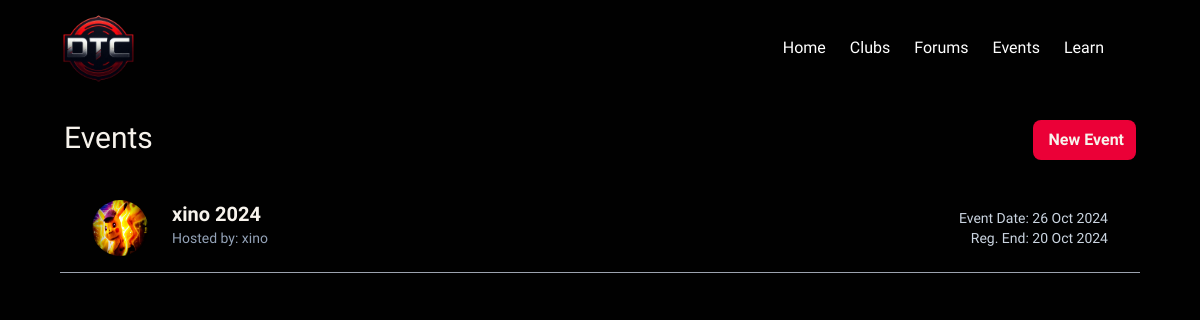
The page /events (signed in) on the database its author committed.
### Tool/models.py (models this page shows, shortened)
class Event(db.Model):
    __tablename__ = 'event'  # Table name
    id = db.Column(db.Integer, primary_key=True)
    name = db.Column(db.String(100), nullable=False)
    host_id = db.Column(db.Integer, db.ForeignKey('club.id'), nullable=False)
    host = db.relationship('Club', back_populates='host_events')
    registration_end_date = db.Column(db.DateTime, nullable=True)
    prompts_date = db.Column(db.DateTime, nullable=True)
    submission_date = db.Column(db.DateTime, nullable=True)
    event_date = db.Column(db.DateTime, nullable=True)
    brochure_link = db.Column(db.String(255), nullable=True)
    clubs = db.relationship('Club', secondary=event_clubs, back_populates='events')
    participants = db.relationship('User', secondary=event_users, back_populates='events')
    sub_events = db.relationship('SubEvent', backref='parent_event', cascade='all, delete-orphan', lazy=True)
    profile_pic = db.Column(db.String(200), nullable=False, default = '../static/images/default.jpg')
    description = db.Column(db.String, nullable = False)

class Club(db.Model):
    __tablename__ = 'club'
    id = db.Column(db.Integer, primary_key=True)
    name = db.Column(db.String(100), unique=True, nullable=False)
    golds = db.Column(db.Integer, default=0)
    silvers = db.Column(db.Integer, default=0)
    bronzes = db.Column(db.Integer, default=0)
    total = db.Column(db.Integer, default=0)
    members = db.relationship('User', backref='club')
    managers = db.relationship('User', secondary='managers', back_populates='managed_club')
    requesters = db.relationship('User', secondary=requesters, back_populates='requested_clubs')
    events = db.relationship('Event', secondary=event_clubs, back_populates='clubs')
    host_events = db.relationship('Event', back_populates='host')
    submissions = db.relationship('Submission', back_populates='club')
    registered_sub_events = db.relationship('SubEvent', secondary=sub_event_club_registrations, back_populates='registered_clubs')
    profile_pic = db.Column(db.String(200), nullable=False, default = '../static/images/default.jpg')
    email = db.Column(db.String(120), unique=True, nullable=False, default = 'none')
    description = db.Column(db.String, nullable = False)

### app.py (the view)
@app.route('/events')
@login_required
def view_events():
    events = Event.query.all()
    return render_template('events.html', events = events)

### Tool/models.py (called while the page is built)
@login_manager.user_loader
def load_user(user_id):
    return User.query.get(user_id)

### Tool/templates/events.html (shortened to what this page needs)
{% extends 'base.html' %}
{% block content %}
<div class="flex justify-between px-16 my-6">
    <h1 class="bold text-3xl text-text">Events</h1>
    <a href="{{url_for('create_event')}}" class="cursor-pointer bg-primary hover:bg-red-600 transition-colors text-text font-semibold px-3 py-2 rounded-lg text-center flex justify-center items-center space-x-1">
        <span>New Event</span>
    </a>
</div>
    <div class="flex flex-col gap-6 items-start max-w-screen overflow-x-hidden">
        {% for ev in events %}
        <a class="flex justify-between  items-center text-text hover:scale-[1.01] py-4 w-[90%] border-b border-gray-400 mx-[5%] px-8 transition-all" href="{{ url_for('event', eid=ev.id) }}">
            <div class="flex">
                <img src="{{ ev.profile_pic }}" alt="{{ ev.name }}" class="h-14 w-14 rounded-full mr-6">
                <div class="flex flex-col">
                    <p class="font-bold text-xl">{{ ev.name }}</p>
                    <p class="text-sm text-slate-400 cursor-pointer hover:underline" onclick="toclub(ev.host.id)">
                        Hosted by: {{ ev.host.name }}
                    </p>
                </div>
            </div>
            <div class="flex text-right flex-col text-slate-300 text-sm ml-8">
                <span>Event Date: {{ ev.event_date.strftime('%d %b %Y') if ev.event_date else 'TBA' }}</span>
                <span>Reg. End: {{ ev.registration_end_date.strftime('%d %b %Y') if ev.registration_end_date else 'TBA' }}</span>
            </div>
        </a>
        {% endfor %}
    </div>
{% endblock %}

### Tool/static/css/styles.css (style rules this page uses)
:root { --header-height: 3.5rem; --white-color: hsl(0, 0%, 100%); --black-color: hsl(0, 0%, 0%); --body-font: "Montserrat Alternates", sans-serif; --h1-font-size: 1.5rem; --normal-font-size: 0.938rem; --font-regular: 400; --font-medium: 500; --z-tooltip: 10; --z-fixed: 100; }
@media screen and (min-width: 1150px) { :root { --normal-font-size: 1rem; } }
* { box-sizing: border-box; padding: 0; margin: 0; }
html { scroll-behavior: smooth; }
body { font-family: var(--body-font); font-size: var(--normal-font-size); background-color: var(--white-color); }
a { text-decoration: none; }

### Tool/templates/base.html (style rules this page uses)
:root { --text: #f7f3ec; --background: #010101; --primary: #eb0037; --secondary: #0a9682; --accent: #510b1c; }

### rows shown on the page
Event: profile_pic (picture), name "xino 2024", host.name "xino", event_date "26 Oct 2024", registration_end_date "20 Oct 2024"
